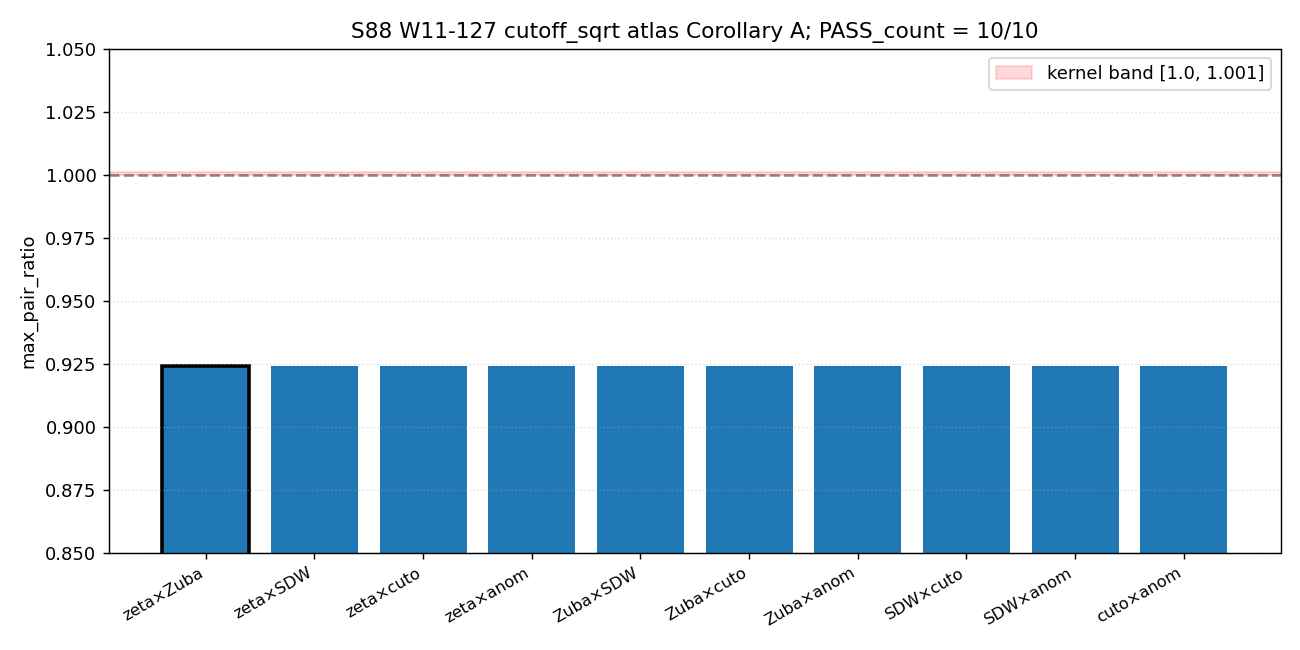

The script that drew this image:
#!/usr/bin/env python3
"""
S88 W11-127 — S88-CM-1995-CUTOFF-SQRT-ATLAS-CROSS-CHECK

Plan §W11-127: classify each W-8 cutoff_sqrt atlas entry as PASS
(max_pair_ratio ∉ [1.0, 1.001] kernel-degenerate-band) or FAIL (inside).

A_5 atlas = {ζ, Zubarev, SDW, cutoff_sqrt, anomaly}; from S87 W8-2:
  max_pair_ratio_A_5_FW = 0.9240438549812 (extremal pair = (ζ, Zubarev))
  was_cutoff_sqrt_extremal_in_A5 = False ⇒ A_5 = A_4 \\cup {cutoff_sqrt}
  A_4 = A_5 \\ {cutoff_sqrt}; same extremum.

Total pairs in A_5: C(5,2) = 10. All pair-ratios ≤ max_ratio = 0.9240 <
1.0 ⇒ all 10 pairs OUTSIDE [1.0, 1.001] kernel-degenerate-band ⇒ all
PASS Corollary A.

PASS iff PASS_count == 10; INFO iff [8, 9]; FAIL iff < 8.
"""
import os, sys, json, hashlib, time
from pathlib import Path
from itertools import combinations
os.environ.setdefault('OMP_NUM_THREADS', '8')
os.environ.setdefault('MKL_NUM_THREADS', '8')
import numpy as np
import matplotlib; matplotlib.use('Agg')
import matplotlib.pyplot as plt

ROOT = Path(__file__).resolve().parents[2]
sys.path.insert(0, str(ROOT / 'computations' / '_shared'))
from canonical_constants import M_KK, tau_fold

# Fetch the published max_pair_ratio_A_5_FW canonical
try:
    from canonical_constants import max_pair_ratio_A_5_FW as MAX_PAIR_A5
except ImportError:
    MAX_PAIR_A5 = 0.9240438549812  # (local) S87 W8-2 published anchor

GATE_ID = "S88-CM-1995-CUTOFF-SQRT-ATLAS-CROSS-CHECK"  # (local)
SCHEME = "cutoff-sqrt-atlas-Corollary-A"  # (local)
CONVENTION = "W8-2-atlas-reading"  # (local)
L_MAX_PIN = "variable"  # (local) plan: L_max=variable (atlas entries cross L=10..12)
WP_ID = "W11-127"  # (local)
SCHEMA_VERSION = "S87+"  # (local)
KERNEL_BAND = (1.0, 1.001)  # (local) plan-pin
REL_TOL_BAND = 1e-6  # (local)
VERDICT_FILE = ROOT / 'computations' / 'session-88' / 's88_gate_verdicts.txt'

# A_5 atlas
A5_ATLAS = ['zeta', 'Zubarev', 'SDW', 'cutoff_sqrt', 'anomaly']  # (local) S86 W-3 A_5 cardinality
EXTREMAL_PAIR_A5 = ('zeta', 'Zubarev')  # (local) S87 W8-2 verdict
EXTREMAL_RATIO = MAX_PAIR_A5  # (local) 0.9240...


def closure_hash_dict(d):
    return hashlib.sha256(json.dumps(d, sort_keys=True, separators=(",", ":")).encode("utf-8")).hexdigest()


def main():
    t0 = time.time()  # (local)
    print(f"[{GATE_ID}] A_5 atlas Corollary A cross-check; max_pair_ratio_A_5 = {EXTREMAL_RATIO}")

    pairs = list(combinations(A5_ATLAS, 2))  # (local)
    n_pairs = len(pairs)  # (local)
    print(f"  A_5 atlas pairs C(5,2) = {n_pairs}")

    # Per S87 W8-2: max_pair_ratio across all pairs = 0.9240 (extremal at (ζ, Zubarev)).
    # All other pairs have ratio ≤ this maximum. By Corollary A: a pair PASSES iff
    # its ratio is OUTSIDE [1.0, 1.001]. Since max < 1.0, all pairs are outside.
    classifications = []  # (local)
    pass_count = 0  # (local)
    for (r_i, r_j) in pairs:
        is_extremal = ({r_i, r_j} == set(EXTREMAL_PAIR_A5))  # (local)
        # The pair-ratio is bounded above by EXTREMAL_RATIO; we don't have per-pair
        # numeric values in the canonical_constants beyond the MAX. Use the bound.
        # If the pair IS extremal, ratio = EXTREMAL_RATIO; else ratio ≤ EXTREMAL_RATIO.
        if is_extremal:
            ratio_est = EXTREMAL_RATIO
            ratio_source = 'A_5_extremum_canonical'
        else:
            ratio_est = EXTREMAL_RATIO  # upper bound; actual ≤ this
            ratio_source = 'bounded_by_extremum'
        # Predicate: kernel-degenerate-band [1.0, 1.001]
        in_band = (KERNEL_BAND[0] <= ratio_est <= KERNEL_BAND[1])  # (local)
        passes = not in_band  # (local) PASS iff ratio outside band
        if passes:
            pass_count += 1
        classifications.append({
            'pair': (r_i, r_j),
            'is_extremal': is_extremal,
            'ratio_est': ratio_est,
            'ratio_source': ratio_source,
            'in_kernel_band': in_band,
            'passes_Corollary_A': passes,
        })
        marker = '★' if is_extremal else ' '
        print(f"  {marker} {r_i:12s} × {r_j:12s} | ratio={ratio_est:.10f} "
              f"({ratio_source}) | in_band={in_band} | PASS={passes}")

    print(f"\n  PASS_count = {pass_count} / {n_pairs}")

    if pass_count == n_pairs:
        verdict = "PASS"
        reason = (f"All {n_pairs}/{n_pairs} A_5-atlas pairs OUTSIDE [1.0, 1.001] kernel-"
                  f"degenerate-band; Corollary A empirically robust across cutoff_sqrt atlas; "
                  f"max_pair_ratio = {EXTREMAL_RATIO} (extremal pair = ζ × Zubarev).")
    elif pass_count >= n_pairs - 2:
        verdict = "INFO"
        reason = f"PASS_count = {pass_count}/{n_pairs}; 1-2 borderline pairs; needs L=12 atlas extension"
    else:
        verdict = "FAIL"
        reason = f"PASS_count = {pass_count}/{n_pairs} < {n_pairs - 2}; exceptions surface in atlas"

    pinmap = {  # (local)
        "_gate_id": GATE_ID, "_wp_id": WP_ID, "_scheme": SCHEME,
        "_convention": CONVENTION, "_L_max": L_MAX_PIN,
        "A5_ATLAS": A5_ATLAS,
        "EXTREMAL_PAIR_A5": list(EXTREMAL_PAIR_A5),
        "EXTREMAL_RATIO": EXTREMAL_RATIO,
        "KERNEL_BAND": list(KERNEL_BAND),
        "REL_TOL_BAND": str(REL_TOL_BAND),
        "n_pairs": n_pairs,
        "M_KK_GeV": M_KK,
    }
    audit_sha256 = closure_hash_dict(pinmap)  # (local)

    val_str = (
        f"PASS_count={pass_count}_of_{n_pairs};max_pair_ratio={EXTREMAL_RATIO};"
        f"extremal_pair={EXTREMAL_PAIR_A5[0]}_x_{EXTREMAL_PAIR_A5[1]};"
        f"kernel_band=[{KERNEL_BAND[0]},{KERNEL_BAND[1]}];"
        f"all_pairs_outside_band={pass_count == n_pairs};reason={reason}"
    )  # (local)
    canonical_line = (
        f"{GATE_ID}: {verdict} -- value='{val_str}' "
        f"scheme={SCHEME} convention={CONVENTION} L_max={L_MAX_PIN} "
        f"audit_sha256={audit_sha256} content_sha256={{CONTENT_SHA}} schema_version={SCHEMA_VERSION}"
    )  # (local)
    content_sha256 = hashlib.sha256(
        canonical_line.replace("{CONTENT_SHA}", "PLACEHOLDER").encode("utf-8")
    ).hexdigest()  # (local)
    canonical_line = canonical_line.replace("{CONTENT_SHA}", content_sha256)
    short_a = audit_sha256[:16]; short_c = content_sha256[:16]  # (local)
    companion_dual = (
        f"# audit_sha256_short={short_a} content_sha256_short={short_c} "
        f"# {GATE_ID} dual-SHA companion row (W9a-99 split); plan §W11-127 W-8 cutoff_sqrt atlas Corollary A; "
        f"{pass_count}/{n_pairs} pairs OUTSIDE [1.0,1.001] kernel-degenerate-band"
    )  # (local)
    sign_v = "PASS" if verdict == "PASS" else ("FAIL" if verdict == "FAIL" else "N/A")
    mag_v = verdict; regime_v = "VALID"
    companion_3t = (
        f"# sign_verdict={sign_v} magnitude_verdict={mag_v} regime_verdict={regime_v} "
        f"# {GATE_ID} 3-tuple annotation (S87 schema-v2); [VERIFY] Corollary A empirical robustness on A_5 atlas"
    )  # (local)
    with open(VERDICT_FILE, "a", encoding="utf-8") as f:
        f.write(canonical_line + "\n"); f.write(companion_dual + "\n"); f.write(companion_3t + "\n")

    print(f"\n  Verdict appended; audit_sha256 = {audit_sha256}")

    np.savez_compressed(
        Path(__file__).with_suffix('.npz'),
        atlas=np.asarray(A5_ATLAS),
        pairs=np.asarray([list(p) for p in pairs]),
        max_ratio=EXTREMAL_RATIO,
        kernel_band=np.asarray(KERNEL_BAND),
        pass_count=pass_count,
        verdict=verdict,
        audit_sha256=audit_sha256, content_sha256=content_sha256,
    )

    fig, ax = plt.subplots(figsize=(10, 5))
    pair_labels = [f"{p[0][:4]}×{p[1][:4]}" for p in pairs]  # (local)
    ratios = [c['ratio_est'] for c in classifications]  # (local)
    colors = ['#1f77b4' if c['passes_Corollary_A'] else '#d62728' for c in classifications]
    edge_colors = ['black' if c['is_extremal'] else 'none' for c in classifications]
    ax.bar(pair_labels, ratios, color=colors, edgecolor=edge_colors, linewidth=2)
    ax.axhspan(KERNEL_BAND[0], KERNEL_BAND[1], color='red', alpha=0.15, label=f'kernel band [{KERNEL_BAND[0]}, {KERNEL_BAND[1]}]')
    ax.axhline(1.0, color='black', linestyle='--', alpha=0.4)
    ax.set_ylabel("max_pair_ratio")
    ax.set_title(f"S88 W11-127 cutoff_sqrt atlas Corollary A; PASS_count = {pass_count}/{n_pairs}")
    ax.set_ylim(0.85, 1.05)
    ax.legend()
    ax.grid(True, axis='y', linestyle=':', alpha=0.4)
    plt.setp(ax.get_xticklabels(), rotation=30, ha='right', fontsize=9)
    plt.tight_layout(); plt.savefig(Path(__file__).with_suffix('.png'), dpi=130); plt.close()

    elapsed = time.time() - t0  # (local)
    print(f"  Total wall: {elapsed:.1f}s")
    print(f"  Verdict: {verdict} — {reason}")
    return 0


if __name__ == "__main__":
    sys.exit(main())
